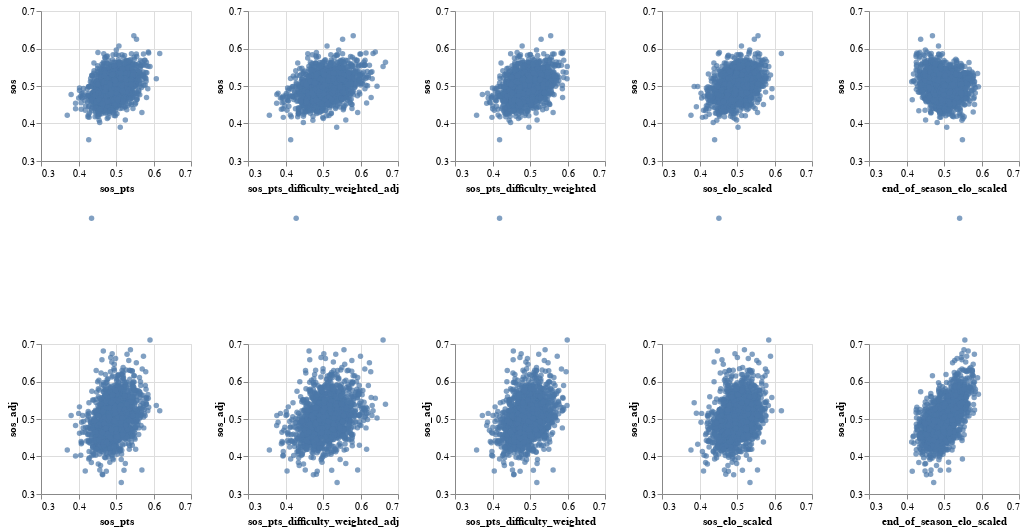

This figure's notebook cell:
### Code cell
import altair as alt
source = dataset
columns=['sos_pts', 'sos_pts_difficulty_weighted_adj', 'sos_pts_difficulty_weighted','sos_elo_scaled','end_of_season_elo_scaled']
rows=['sos', 'sos_adj']

chart=alt.Chart(source).mark_circle().encode(
    alt.X(alt.repeat("column"), type='quantitative', scale=alt.Scale(domain=(.3,.7))),
    alt.Y(alt.repeat("row"), type='quantitative', scale=alt.Scale(domain=(.3,.7))),
).properties(
    width=150,
    height=150
).repeat(
    column=columns,
    row=rows,
)#.interactive()
chart

### Figure 1 — Vega-Lite specification as saved in the notebook (floating-point values rounded to 4 significant figures; data arrays with more than 128 entries replaced by an {"elided": "..."} marker saying what was removed)
{"config": {"view": {"continuousWidth": 400, "continuousHeight": 300}}, "repeat": {"column": ["sos_pts", "sos_pts_difficulty_weighted_adj", "sos_pts_difficulty_weighted", "sos_elo_scaled", "end_of_season_elo_scaled"], "row": ["sos", "sos_adj"]}, "spec": {"data": {"name": "data-a9172e167b298c8d756ab849fb4b8b0b"}, "mark": "circle", "encoding": {"x": {"type": "quantitative", "field": {"repeat": "column"}, "scale": {"domain": [0.3, 0.7]}}, "y": {"type": "quantitative", "field": {"repeat": "row"}, "scale": {"domain": [0.3, 0.7]}}}, "height": 150, "width": 150}, "$schema": "https://vega.github.io/schema/vega-lite/v4.8.1.json", "datasets": {"data-a9172e167b298c8d756ab849fb4b8b0b": {"elided": "1609 records"}}}
